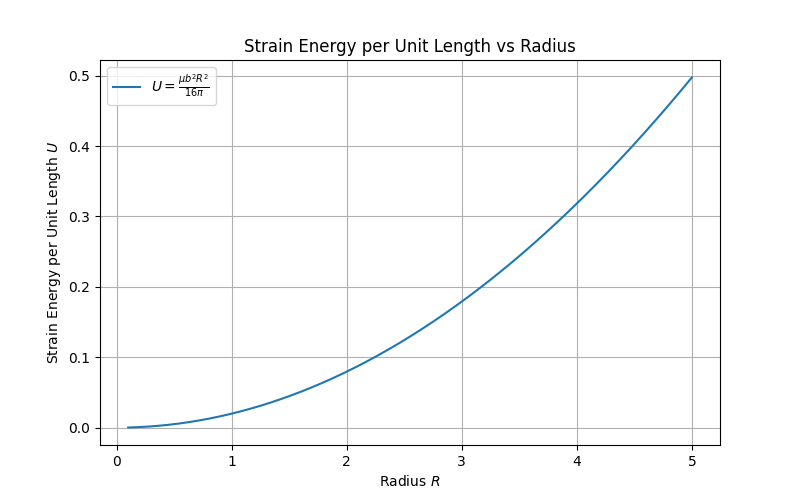

Write Python code to recreate this figure.
import numpy as np
import matplotlib.pyplot as plt

# Constants
mu = 1  # Shear modulus, arbitrary units
b = 1   # Burgers vector magnitude, arbitrary units

R = np.linspace(0.1, 5, 500)  # Radii from 0.1 to 5 units

# Calculate the strain energy per unit length U as a function of R
U = (mu * b**2 * R**2) / (16 * np.pi)

# Plotting the strain energy per unit length
plt.figure(figsize=(8, 5))
plt.plot(R, U, label='$U = \\frac{\\mu b^2 R^2}{16 \\pi}$')
plt.xlabel('Radius $R$')
plt.ylabel('Strain Energy per Unit Length $U$')
plt.title('Strain Energy per Unit Length vs Radius')
plt.legend()
plt.grid(True)
plt.show()
